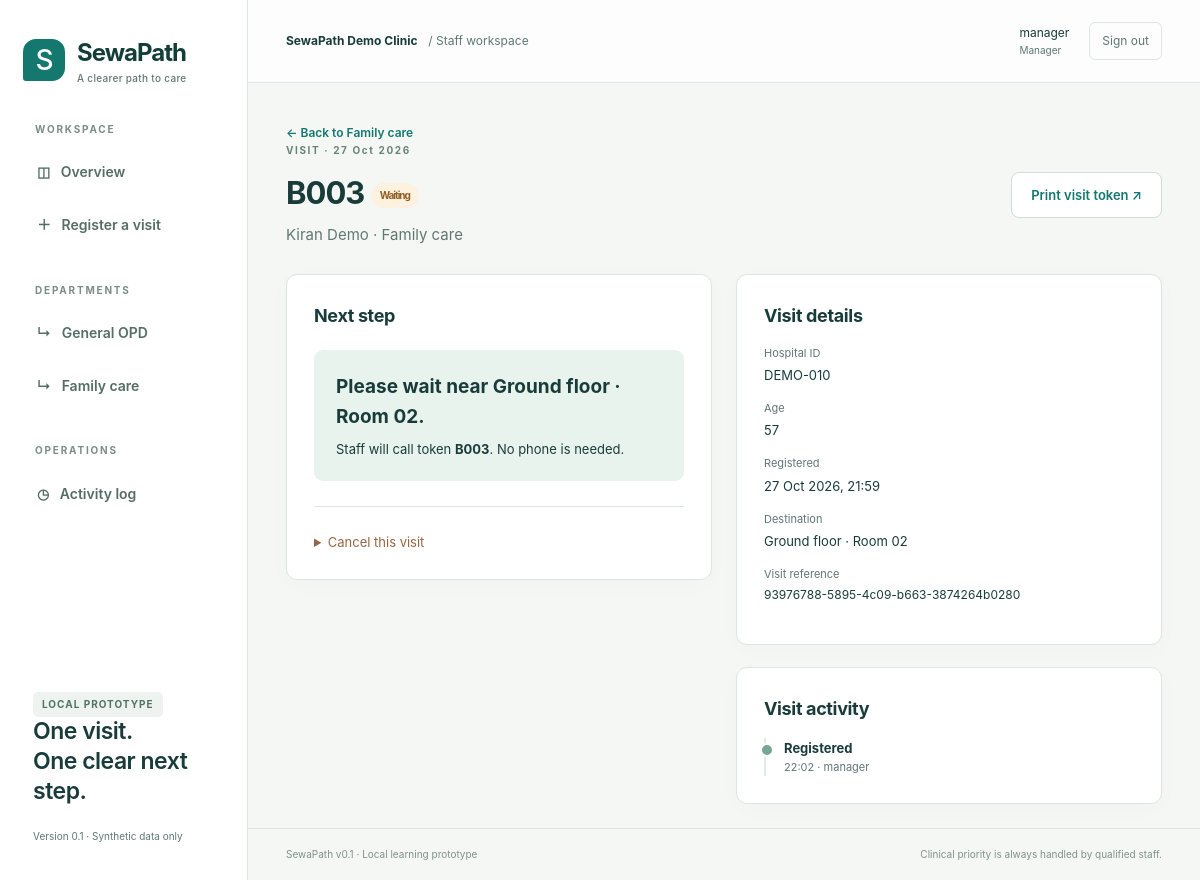
/visit/93976788-5895-4c09-b663-3874264b0280/ (signed in), run on the app's committed database.
### flow/models.py (models this page shows, shortened)
class Department(models.Model):
    name = models.CharField(max_length=100)
    slug = models.SlugField(unique=True)
    prefix = models.CharField(max_length=5, unique=True)
    location = models.CharField(max_length=120)
    is_open = models.BooleanField(default=True)

class StaffProfile(models.Model):
    ROLES = [('manager', 'Manager'), ('reception', 'Reception'), ('operator', 'OPD operator')]
    user = models.OneToOneField(settings.AUTH_USER_MODEL, on_delete=models.CASCADE, related_name='profile')
    role = models.CharField(max_length=20, choices=ROLES)
    department = models.ForeignKey(Department, null=True, blank=True, on_delete=models.PROTECT)

class Visit(models.Model):
    STATES = [('waiting', 'Waiting'), ('called', 'Called'), ('in_service', 'In service'),
              ('absent', 'Temporarily absent'), ('completed', 'Completed'), ('cancelled', 'Cancelled')]
    id = models.UUIDField(primary_key=True, default=uuid.uuid4, editable=False)
    request_key = models.UUIDField(unique=True)
    request_fingerprint = models.CharField(max_length=64, default='')
    patient = models.ForeignKey(Patient, on_delete=models.PROTECT)
    department = models.ForeignKey(Department, on_delete=models.PROTECT)
    counter = models.ForeignKey(Counter, on_delete=models.PROTECT, null=True, blank=True)
    date = models.DateField(default=timezone.localdate)
    token = models.CharField(max_length=20)
    status = models.CharField(max_length=15, choices=STATES, default='waiting')
    created_at = models.DateTimeField(default=timezone.now)
    queued_at = models.DateTimeField(default=timezone.now)
    called_at = models.DateTimeField(null=True, blank=True)
    started_at = models.DateTimeField(null=True, blank=True)
    finished_at = models.DateTimeField(null=True, blank=True)
    version = models.PositiveIntegerField(default=0)
    class Meta:
        ordering = ['queued_at', 'id']
        constraints = [
            models.UniqueConstraint(fields=['department', 'date', 'token'], name='unique_daily_token'),
            models.UniqueConstraint(fields=['patient'], condition=Q(status__in=ACTIVE), name='one_active_visit_per_patient'),
            models.UniqueConstraint(fields=['counter'], condition=Q(status__in=['called', 'in_service']), name='one_active_call_per_counter'),
            models.CheckConstraint(condition=(Q(status__in=['called', 'in_service'], counter__isnull=False) | Q(status__in=['waiting', 'absent', 'completed', 'cancelled'], counter__isnull=True)), name='counter_matches_state'),
        ]

class Patient(models.Model):
    id = models.UUIDField(primary_key=True, default=uuid.uuid4, editable=False)
    name = models.CharField(max_length=120)
    hospital_id = models.CharField(max_length=40, unique=True, null=True, blank=True)
    age = models.PositiveSmallIntegerField(null=True, blank=True)
    phone = models.CharField(max_length=25, blank=True)
    created_at = models.DateTimeField(auto_now_add=True)

class AuditEvent(models.Model):
    actor = models.ForeignKey(settings.AUTH_USER_MODEL, null=True, on_delete=models.PROTECT)
    visit = models.ForeignKey(Visit, on_delete=models.PROTECT)
    action = models.CharField(max_length=50)
    reason = models.CharField(max_length=250, blank=True)
    created_at = models.DateTimeField(default=timezone.now)
    class Meta:
        ordering = ['-created_at', '-id']

### flow/views.py (the view)
# urls.py: path('visit/<uuid:pk>/', views.detail, name='detail'),
@staff_view
def detail(request, pk):
    visit = get_object_or_404(scoped_visits(request.user), pk=pk)
    return render(request, 'flow/detail.html', {'visit': visit, 'events': visit.auditevent_set.select_related('actor')})

### flow/access.py (called while the page is built)
def profile(user):
    try:
        return user.profile
    except StaffProfile.DoesNotExist:
        raise PermissionDenied('Your account needs a SewaPath staff role.')

def staff_view(fn):
    @login_required
    @wraps(fn)
    def wrapped(request, *args, **kwargs):
        profile(request.user)
        return fn(request, *args, **kwargs)
    return wrapped

### flow/context.py (called while the page is built)
def navigation(request):
    if request.user.is_authenticated:
        p = getattr(request.user, 'profile', None)
        departments = Department.objects.all()
        if p and p.role == 'operator':
            departments = departments.filter(pk=p.department_id)
        return {'nav_departments': departments, 'staff_profile': p}
    return {}

### flow/views.py (called while the page is built)
def scoped_visits(user):
    visits = Visit.objects.select_related('patient', 'department', 'counter')
    p = profile(user)
    if p.role == 'operator':
        visits = visits.filter(department_id=p.department_id)
    return visits

### templates/flow/detail.html (shortened to what this page needs)
{% extends 'base.html' %}{% block title %}Visit {{ visit.token }} · SewaPath{% endblock %}{% block content %}
<a class="text-link" href="{% url 'queue' visit.department.slug %}">← Back to {{ visit.department.name }}</a><div class="page-heading"><div><p class="eyebrow">VISIT · {{ visit.date|date:'j M Y' }}</p><h1>{{ visit.token }} <span class="badge {{ visit.status }}">{{ visit.get_status_display }}</span></h1><p class="muted">{{ visit.patient.name }} · {{ visit.department.name }}</p></div><a class="button secondary" href="{% url 'ticket' visit.pk %}" target="_blank" rel="noopener">Print visit token ↗</a></div>
<div class="two-col"><section class="panel padded"><h2>Next step</h2><div class="next-step">{% if visit.status == 'waiting' %}<h3>Please wait near {{ visit.department.location }}.</h3><p>Staff will call token <b>{{ visit.token }}</b>. No phone is needed.</p>{% elif visit.status == 'called' %}<h3>Go to {{ visit.counter.name }}.</h3><p>Staff must verify the patient's identity before starting service.</p>{% elif visit.status == 'in_service' %}<h3>Service is in progress.</h3><p>Only mark completed when this consultation has finished.</p>{% elif visit.status == 'absent' %}<h3>Confirm that the patient has returned.</h3><p>Re-entry adds this visit to the end of the routine queue. Original events remain recorded.</p>{% elif visit.status == 'completed' %}<h3>This visit is complete.</h3><p>Any investigations or follow-up instructions must be handled through the existing clinical workflow.</p>{% else %}<h3>This visit was cancelled.</h3><p>Ask reception for further assistance.</p>{% endif %}</div>
{% if staff_profile.role != 'reception' %}{% if visit.status == 'waiting' or visit.status == 'absent' %}<hr><details><summary>Cancel this visit</summary></details>{% endif %}{% endif %}</section>
<div><section class="panel padded"><h2>Visit details</h2><dl><dt>Hospital ID</dt><dd>{{ visit.patient.hospital_id|default:'Not recorded' }}</dd><dt>Age</dt><dd>{{ visit.patient.age|default_if_none:'Not recorded' }}</dd><dt>Registered</dt><dd>{{ visit.created_at|date:'j M Y, H:i' }}</dd><dt>Destination</dt><dd>{{ visit.department.location }}</dd><dt>Visit reference</dt><dd class="tiny break">{{ visit.id }}</dd></dl></section><section class="panel padded timeline-panel"><h2>Visit activity</h2><ol class="timeline">{% for e in events %}<li><b>{{ e.action }}</b><small>{{ e.created_at|date:'H:i' }} · {{ e.actor.username|default:'System' }}</small>{% if e.reason %}<p>{{ e.reason }}</p>{% endif %}</li>{% endfor %}</ol></section></div></div>{% endblock %}

### templates/base.html (shortened to what this page needs)
{% load static %}<!doctype html>
<html lang="en"><head><link rel="stylesheet" href="{% static 'app.css' %}"></head>
<body><a class="skip" href="#main">Skip to content</a>
{% block shell %}
<aside class="sidebar"><a class="brand" href="{% url 'dashboard' %}"><span class="brand-mark">S</span><span>SewaPath<small>A clearer path to care</small></span></a>
<p class="nav-label">WORKSPACE</p><nav aria-label="Main navigation"><a href="{% url 'dashboard' %}" {% if request.resolver_match.url_name == 'dashboard' %}aria-current="page"{% endif %}>◫ &nbsp; Overview</a>
{% if staff_profile.role != 'operator' %}<a href="{% url 'register' %}" {% if request.resolver_match.url_name == 'register' %}aria-current="page"{% endif %}>＋ &nbsp; Register a visit</a>{% endif %}
<p class="nav-label">DEPARTMENTS</p>{% for d in nav_departments %}<a href="{% url 'queue' d.slug %}" {% if department == d %}aria-current="page"{% endif %}>↳ &nbsp; {{ d.name }}</a>{% endfor %}
{% if staff_profile.role == 'manager' %}<p class="nav-label">OPERATIONS</p><a href="{% url 'activity' %}">◷ &nbsp; Activity log</a>{% endif %}</nav>
<div class="sidebar-foot"><span class="pill">LOCAL PROTOTYPE</span><p>One visit.<br>One clear next step.</p><small>Version 0.1 · Synthetic data only</small></div></aside>
<div class="workspace"><header class="topbar"><span class="site-name">SewaPath Demo Clinic <span class="muted">/ Staff workspace</span></span><div class="account"><span>{{ request.user.get_full_name|default:request.user.username }} <small>{{ staff_profile.get_role_display }}</small></span><form action="{% url 'logout' %}" method="post">{% csrf_token %}<button class="quiet" type="submit">Sign out</button></form></div></header>
<main id="main" class="main">{% block content %}{% endblock %}</main><footer class="footer">SewaPath v0.1 · Local learning prototype <span>Clinical priority is always handled by qualified staff.</span></footer></div>
{% endblock %}</body></html>

### data on the page
Department: name "General OPD"
Department: name "Family care"
StaffProfile: role "Manager"
Visit: department.name "Family care", date "27 Oct 2026", token "B003", status "Waiting", patient.name "Kiran Demo", department.location "Ground floor · Room 02", patient.hospital_id "DEMO-010", patient.age "57", created_at "27 Oct 2026, 21:59", id "93976788-5895-4c09-b663-3874264b0280"
AuditEvent: action "Registered", created_at "22:02", actor.username "manager"

### other printed values
{{ request.user.get_full_name|default:request.user.username }} "manager"
